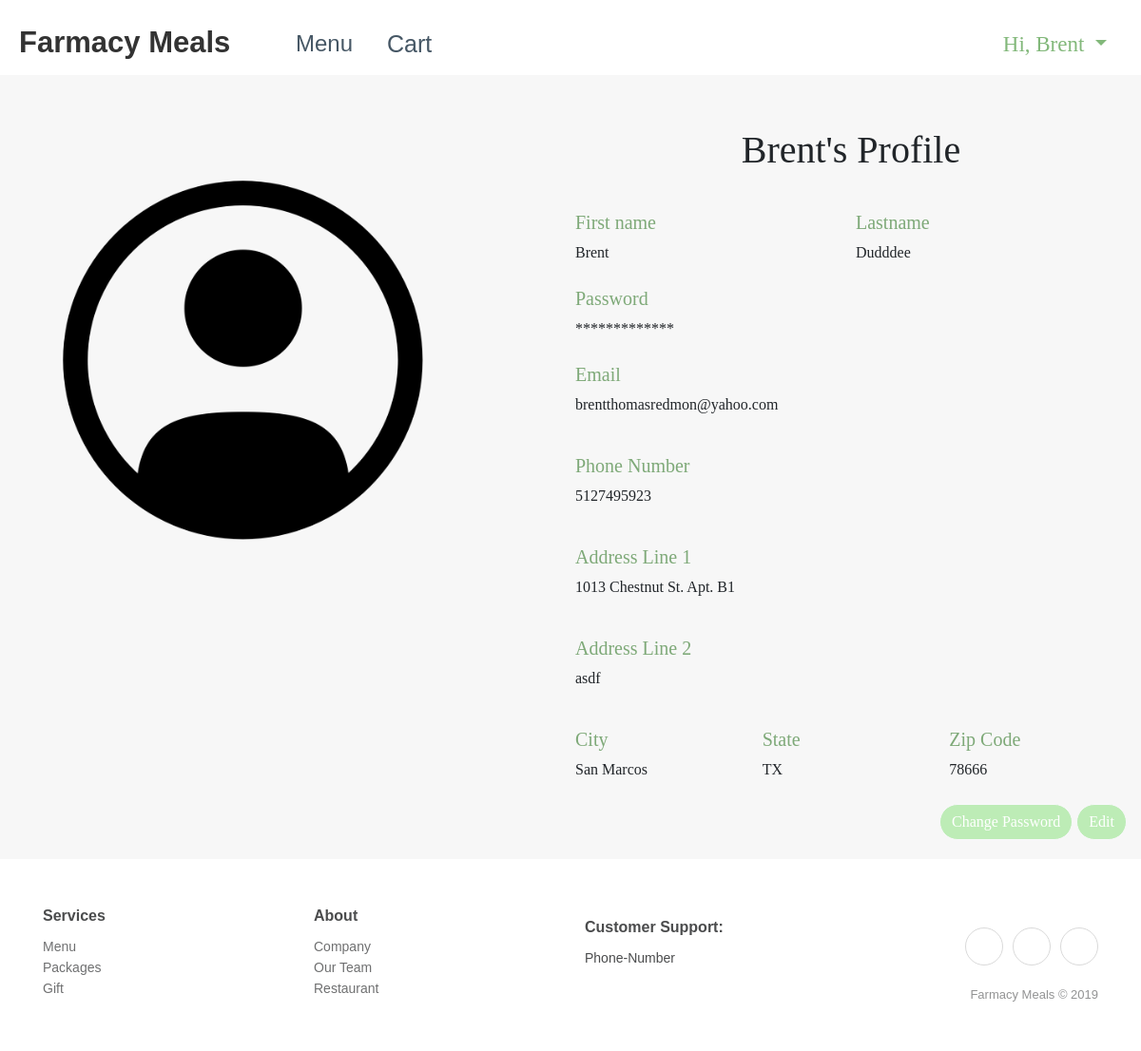
The app's page /profile (signed in) with its own data.
### app/models.py (models this page shows, shortened)
class UserModel(UserMixin, db.Model):
    __tablename__ = "user"
    id = db.Column(db.Integer, primary_key=True)
    username = db.Column(db.String(64), index=True)
    email = db.Column(db.String(120), index=True, unique=True)
    password_hash = db.Column(db.String(128))
    first_name = db.Column(db.String(64), index=True, unique=False)
    last_name = db.Column(db.String(64), index=True, unique=False)
    address_line_1 = db.Column(db.String(64), index=True, unique=False)
    address_line_2 = db.Column(db.String(64), index=True, unique=False)
    city = db.Column(db.String(64), index=True, unique=False)
    state = db.Column(db.String(64), index=True, unique=False)
    zip_code = db.Column(db.String(64), index=True, unique=False)
    phone_number = db.Column(db.String(64), index=True, unique=False)
    image_file = db.Column(db.String(20), index=True, unique=False, nullable=False, default='default.jpg')
    orders = db.relationship('OrderModel', backref='previous_orders')
    items = db.relationship('ItemModel', backref='my_items')

### app/routes.py (the view)
@app.route('/profile', methods=['GET'])
@login_required
def profile():
    user = UserModel.query.filter_by(username=current_user.username).first_or_404()
    image_file = url_for('static', filename='profile_pics/' + current_user.image_file)
    return render_template('profile.html', user=user, image_file=image_file)

### app/models.py (called while the page is built)
@login.user_loader
def load_user(id):
    return UserModel.query.get(int(id))

### app/templates/profile.html (shortened to what this page needs)
{% extends "base.html" %}
{% block css %}
<link rel="stylesheet" href="{{ url_for('static', filename='css/profile.styles.min.css') }}">
{% endblock %}
{% block content %}
<main>
    <div class="container-fluid profile profile-view" id="profile" style="padding-bottom: 20px;font-family: 'Noto Serif KR', serif;">
        <form>
            <div class="form-row profile-row" style="font-family: 'Noto Serif KR', serif;">
                <div class="col-md-4 col-lg-5 col-xl-5 relative" style="padding: 30px;">
                    <img class="img-fluid account-img" src="{{ image_file }}"/>
                </div>
                <div class="col-md-8 col-lg-7 col-xl-6 offset-lg-0 offset-xl-1" >
                    <h1 class="text-center" style="padding-bottom: 12px;">{{ user.first_name }}'s Profile </h1>
                    <div class="form-row" style="padding-top: 20px;">
                        <div class="col-sm-12 col-md-6" style="padding-bottom: 8px;">
                            <div class="form-group"><h5 style="color: #7ea978;">First name </h5>
                                <p>{{ user.first_name }}</p>
                            </div>
                        </div>
                        <div class="col-sm-12 col-md-6" style="padding-bottom: 8px;">
                            <div class="form-group"><h5 style="color: #7ea978;">Lastname </h5>
                                <p>{{ user.last_name }}</p>
                            </div>
                        </div>
                    </div>
                    <div class="form-row">
                        <div class="col-sm-12 col-md-6" style="padding-bottom: 8px;">
                            <div class="form-group"><h5 style="color: #7ea978;">Password</h5>
                                <p>*************</p>
                            </div>
                        </div>
                    </div>
                    <div class="form-group" style="padding-bottom: 8px;"><h5 style="color: #7ea978;">Email </h5>
                        <p>{{ user.email }}</p>
                    </div>
                    <div class="form-group" style="padding-bottom: 8px;"><h5 style="color: #7ea978;">Phone Number </h5>
                        <p>{{ user.phone_number }}</p>
                    </div>
                    <div class="form-group" style="padding-bottom: 8px;"><h5 style="color: #7ea978;">Address Line 1</h5>
                        <p>{{ user.address_line_1 }}</p>
                    </div>
                    <div class="form-group" style="padding-bottom: 8px;"><h5 style="color: #7ea978;">Address Line 2</h5>
                        <p>{{ user.address_line_2 }}</p>
                    </div>
                    <div class="form-row flex-row" style="padding-bottom: 8px;">
                        <div class="col-sm-12 col-md-4 col-lg-4">
                            <div class="form-group"><h5 style="color: #7ea978;">City</h5>
                                <p>{{ user.city }}</p>
                            </div>
                        </div>
                        <div class="col-sm-12 col-md-4 col-lg-4">
                            <div class="form-group"><h5 style="color: #7ea978;">State</h5>
                                <p>{{ user.state }}</p>
                            </div>
                        </div>
                        <div class="col"><h5 style="color: #7ea978;">Zip Code</h5>
                            <p>{{ user.zip_code }}</p>
                        </div>
                    </div>
                    <div class="form-row">
                        <div class="col-lg-12 col-xl-12 text-right">
                            <a class="btn btn-light" href="/change_password" role="button" style="border-radius: 20px;background-color: #bdecb6;color: rgb(255,255,255);">Change Password</a>
                            <a class="btn btn-light" href="/edit_profile" role="button" style="border-radius: 20px;background-color: #bdecb6;color: rgb(255,255,255);">Edit</a></div></div>
                    </div>
                </div>
            </div>
</main>
{% endblock %}

### app/templates/base.html (shortened to what this page needs)
<!DOCTYPE html>
<html class="text-dark">
<head>
    <link rel="stylesheet" href="https://cdnjs.cloudflare.com/ajax/libs/twitter-bootstrap/4.3.1/css/bootstrap.min.css">
    <link rel="stylesheet" href="https://cdnjs.cloudflare.com/ajax/libs/ionicons/2.0.1/css/ionicons.min.css">
    <link rel="stylesheet" href="{{ url_for('static', filename='css/base.styles.min.css') }}">
    {% block css %} {% endblock %}
</head>
<body>
    <div>
        <nav class="navbar navbar-light navbar-expand-lg navigation-clean-button" style="padding: 14px;">
            <div class="container-fluid"><a class="navbar-brand" href="/"
                    style="height: 35px;margin: 0px;font-size: 31px; width: 253px;padding: 0px;">Farmacy
                    Meals</a>
                <div class="collapse navbar-collapse flex-shrink-1" id="navcol-1">
                    <ul class="nav navbar-nav">
                        <li class="nav-item" role="presentation"><a class="nav-link" href="/menu"
                                style="font-size: 24px;">Menu</a></li>
                        <li class="nav-item" role="presentation"><a class="nav-link" href="/cart"
                                style="font-size: 25px;">Cart</a></li>
                    </ul>
                    {% if current_user.username %}
                    <div class="nav-item dropdown ml-auto" style="font-size: 23px; font-family: 'Noto Serif KR', serif;"><a
                            class="dropdown-toggle nav-link" data-toggle="dropdown" aria-expanded="false"
                            style="color:#82b87a;" href="#">Hi,
                            {{ current_user.first_name }}&nbsp;</a>
                    </div>
                    {% else %}
                    </ul>
                    <span class="ml-auto navbar-text actions"> <a class="btn btn-light action-button" role="button"
                            href="/login" style="background-color: #bdecb6;">Log in</a></span>
                    {% endif %}
                </div>
            </div>
        </nav>
    </div>
    {% block content %} {% endblock %}
    <div class="footer-clean">
        <footer>
            <div class="container">
                <div class="row">
                    <div class="col-sm-4 col-md-3 item">
                        <h3>Services</h3>
                        <ul>
                            <li><a href="#">Menu</a></li>
                            <li><a href="#">Packages</a></li>
                            <li><a href="#">Gift</a></li>
                        </ul>
                    </div>
                    <div class="col-sm-4 col-md-3 item">
                        <h3>About</h3>
                        <ul>
                            <li><a href="#">Company</a></li>
                            <li><a href="#">Our Team</a></li>
                            <li><a href="#">Restaurant</a></li>
                        </ul>
                    </div>
                    <div class="col-sm-4 col-md-3 item">
                        <h3>Customer Support:</h3>
                        <ul>
                            <li>Phone-Number</li>
                        </ul>
                    </div>
                    <div class="col-lg-3 item social"><a href="#"></a><a
                            href="#"></a><a href="#"></a>
                        <p class="copyright">Farmacy Meals © 2019</p>
                    </div>
                </div>
            </div>
        </footer>
    </div>
</body>

### records on screen
UserModel: first_name "Brent", last_name "Dudddee", email "brentthomasredmon@yahoo.com", phone_number "5127495923", address_line_1 "1013 Chestnut St. Apt. B1", address_line_2 "asdf", city "San Marcos", state "TX", zip_code "78666"
